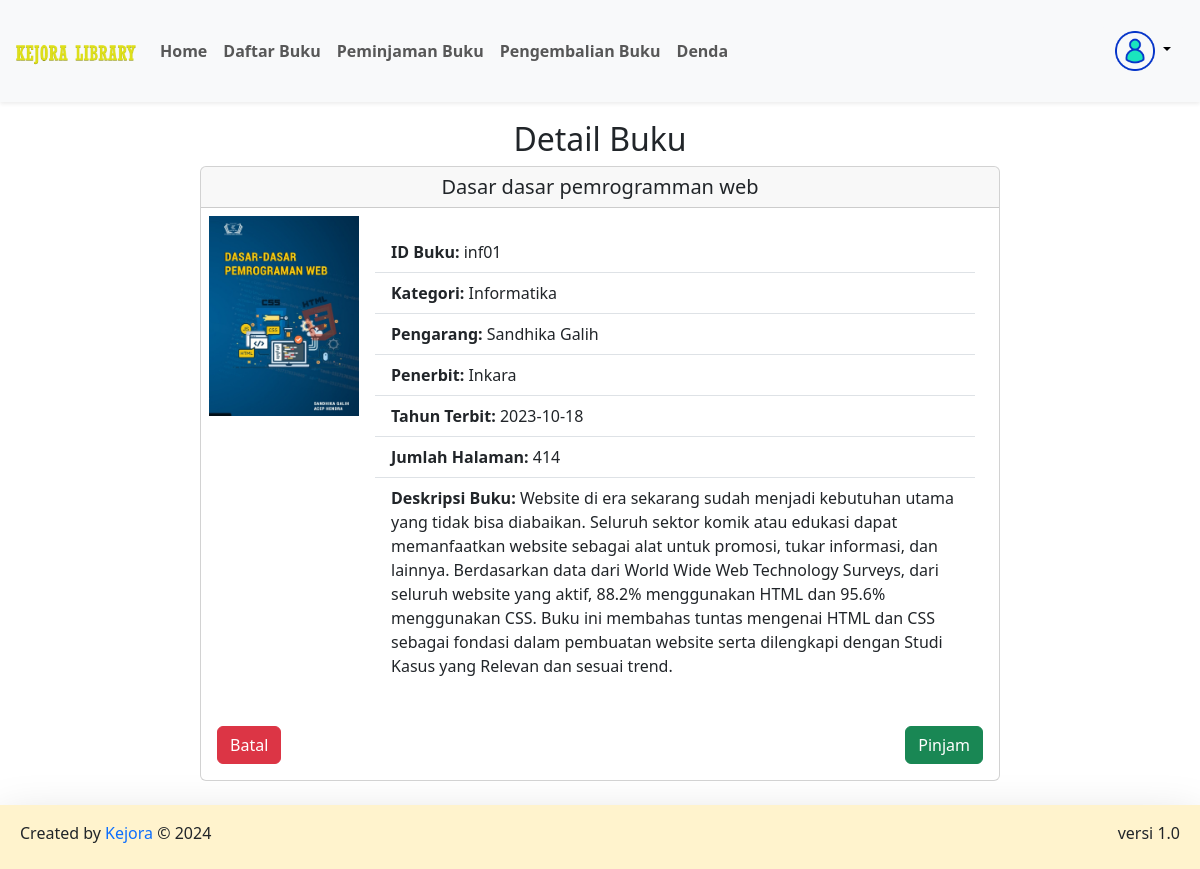
Before: /user/bukuDetail.php?id=inf01 with the older database file.
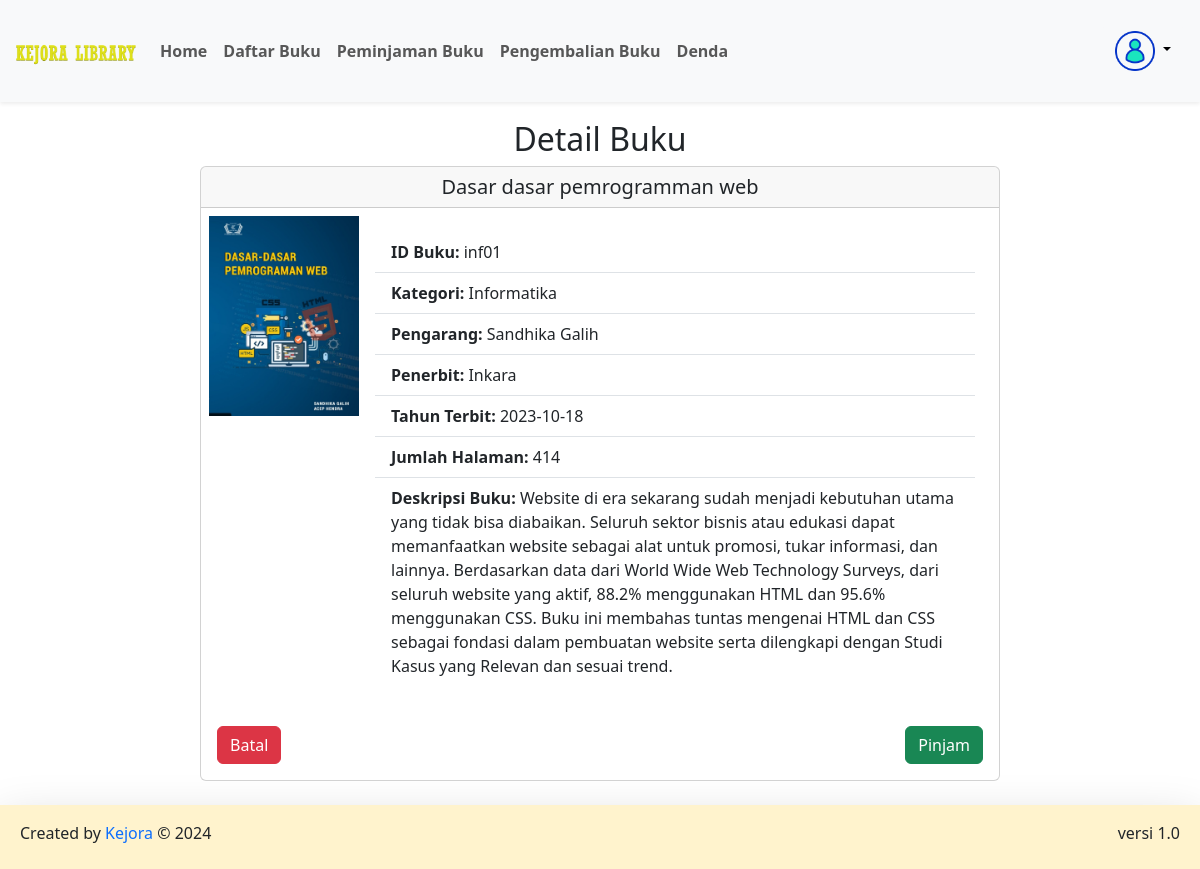
After: the same page with the newer database file.
### tables this page shows
CREATE TABLE `buku` (
  `cover` varchar(255) NOT NULL,
  `id_buku` varchar(20) NOT NULL,
  `kategori` varchar(255) NOT NULL,
  `judul` varchar(255) NOT NULL,
  `pengarang` varchar(255) NOT NULL,
  `penerbit` varchar(255) NOT NULL,
  `tahun_terbit` date NOT NULL,
  `jumlah_halaman` int NOT NULL,
  `buku_deskripsi` text NOT NULL
);

### config/config.php (called while the page is built, shortened)
<?php
$host = "127.0.0.1";
$username = "root";
$password = "";
$database_name = "kejora_library";
$connection = mysqli_connect($host, $username, $password, $database_name);
function queryReadData($dataKategori)
{
  global $connection;
  $result = mysqli_query($connection, $dataKategori);
  $items = [];
  while ($item = mysqli_fetch_assoc($result)) {
    $items[] = $item;
  }
  return $items;
}

### user/bukuDetail.php (the view, shortened to what this page needs)
<?php
require "../config/config.php";
$idBuku = $_GET["id"];
$query = queryReadData("SELECT * FROM buku WHERE id_buku = '$idBuku'");
?>
<!DOCTYPE html>
<html lang="en">
<head>
  <link href="../assets/bootstrap/bootstrap.min.css" rel="stylesheet">
</head>
<body>
  <?php include 'navbar.php'; ?>
  <div class="p-4 mt-5">
    <h2 class="mt-5 text-center font-weight-bold">Detail Buku</h2>
    <div class="d-flex justify-content-center">
      <div class="card" style="width: 50rem;">
        <?php foreach ($query as $item) : ?>
          <h5 class="card-header text-center"><?= $item["judul"]; ?></h5>
          <div class="d-flex p-2">
            <img src="../assets/buku/<?= $item["cover"]; ?>" class="card-img-left" alt="coverBuku" style="width: 150px; height: 200px; object-fit: cover;">
            <div class="card-body">
              <ul class="list-group list-group-flush">
                <li class="list-group-item"><strong>ID Buku:</strong> <?= $item["id_buku"]; ?></li>
                <li class="list-group-item"><strong>Kategori:</strong> <?= $item["kategori"]; ?></li>
                <li class="list-group-item"><strong>Pengarang:</strong> <?= $item["pengarang"]; ?></li>
                <li class="list-group-item"><strong>Penerbit:</strong> <?= $item["penerbit"]; ?></li>
                <li class="list-group-item"><strong>Tahun Terbit:</strong> <?= $item["tahun_terbit"]; ?></li>
                <li class="list-group-item"><strong>Jumlah Halaman:</strong> <?= $item["jumlah_halaman"]; ?></li>
                <li class="list-group-item"><strong>Deskripsi Buku:</strong> <?= $item["buku_deskripsi"]; ?></li>
              </ul>
            </div>
          </div>
          <div class="card-body d-flex justify-content-between">
            <a href="buku.php" class="btn btn-danger w-48">Batal</a>
            <a href="pinjamBuku.php?id=<?= $item["id_buku"]; ?>" class="btn btn-success w-48">Pinjam</a>
          </div>
        <?php endforeach; ?>
      </div>
    </div>
  </div>
  <footer class="bg-warning-subtle text-dark shadow-lg bg-subtle p-2">
    <div class="container-fluid d-flex justify-content-between">
      <p class="mt-2">Created by <span class="text-primary"> Kejora</span> © 2024</p>
      <p class="mt-2">versi 1.0</p>
    </div>
  </footer>
</body>
</html>

Changed rows visible on the page:
changed buku "Dasar dasar pemrogramman web": buku_deskripsi "…bisa diabaikan. Seluruh sektor komik atau edukasi dapat memanfaatkan…" → "…bisa diabaikan. Seluruh sektor bisnis atau edukasi dapat memanfaatkan…"
